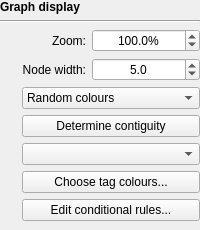
         <widget class="QWidget" name="graphDisplayWidget" native="true">
          <property name="enabled">
           <bool>true</bool>
          </property>
          <layout class="QVBoxLayout" name="verticalLayout">
           <property name="leftMargin">
            <number>0</number>
           </property>
           <property name="topMargin">
            <number>0</number>
           </property>
           <property name="rightMargin">
            <number>0</number>
           </property>
           <property name="bottomMargin">
            <number>0</number>
           </property>
           <item>
            <widget class="QLabel" name="label_10">
             <property name="font">
              <font>
               <bold>true</bold>
              </font>
             </property>
             <property name="text">
              <string>Graph display</string>
             </property>
            </widget>
           </item>
           <item>
            <widget class="Line" name="line_5">
             <property name="orientation">
              <enum>Qt::Horizontal</enum>
             </property>
            </widget>
           </item>
           <item>
            <widget class="QWidget" name="widget_2" native="true">
             <layout class="QGridLayout" name="gridLayout_8">
              <property name="leftMargin">
               <number>0</number>
              </property>
              <property name="topMargin">
               <number>0</number>
              </property>
              <property name="rightMargin">
               <number>0</number>
              </property>
              <item row="2" column="1" colspan="2">
               <widget class="QComboBox" name="coloursComboBox">
                <property name="focusPolicy">
                 <enum>Qt::StrongFocus</enum>
                </property>
                <item>
                 <property name="text">
                  <string>Random colours</string>
                 </property>
                </item>
                <item>
                 <property name="text">
                  <string>Uniform colour</string>
                 </property>
                </item>
                <item>
                 <property name="text">
                  <string>Colour by depth</string>
                 </property>
                </item>
                <item>
                 <property name="text">
                  <string>Colour by contiguity</string>
                 </property>
                </item>
                <item>
                 <property name="text">
                  <string>Custom colours</string>
                 </property>
                </item>
                <item>
                 <property name="text">
                  <string>GC content</string>
                 </property>
                </item>
                <item>
                 <property name="text">
                  <string>Colour by GFA tag</string>
                 </property>
                </item>
                <item>
                 <property name="text">
                  <string>Colour by CSV column</string>
                 </property>
                </item>
                <item>
                 <property name="text">
                  <string>Conditional colours</string>
                 </property>
                </item>
               </widget>
              </item>
              <item row="0" column="2">
               <widget class="QDoubleSpinBox" name="zoomSpinBox">
                <property name="sizePolicy">
                 <sizepolicy hsizetype="Expanding" vsizetype="Fixed">
                  <horstretch>0</horstretch>
                  <verstretch>0</verstretch>
                 </sizepolicy>
                </property>
                <property name="focusPolicy">
                 <enum>Qt::StrongFocus</enum>
                </property>
                <property name="alignment">
                 <set>Qt::AlignCenter</set>
                </property>
                <property name="suffix">
                 <string>%</string>
                </property>
                <property name="decimals">
                 <number>1</number>
                </property>
                <property name="minimum">
                 <double>5.000000000000000</double>
                </property>
                <property name="maximum">
                 <double>500.000000000000000</double>
                </property>
                <property name="singleStep">
                 <double>5.000000000000000</double>
                </property>
                <property name="value">
                 <double>100.000000000000000</double>
                </property>
               </widget>
              </item>
              <item row="3" column="1" colspan="2">
               <widget class="QPushButton" name="contiguityButton">
                <property name="focusPolicy">
                 <enum>Qt::StrongFocus</enum>
                </property>
                <property name="text">
                 <string>Determine contiguity</string>
                </property>
               </widget>
              </item>
              <item row="1" column="0">
               <widget class="InfoTextWidget" name="nodeWidthInfoText" native="true">
                <property name="sizePolicy">
                 <sizepolicy hsizetype="Fixed" vsizetype="Fixed">
                  <horstretch>0</horstretch>
                  <verstretch>0</verstretch>
                 </sizepolicy>
                </property>
                <property name="minimumSize">
                 <size>
                  <width>16</width>
                  <height>16</height>
                 </size>
                </property>
                <property name="toolTip">
                 <string>&lt;html&gt;&lt;head/&gt;&lt;body&gt;&lt;p&gt;This is the average width for each node. The exact width for each node is also influenced by the node's depth. The effect of depth on width can be adjusted in Bandage %SETTINGS%.  &lt;/p&gt;&lt;/body&gt;&lt;/html&gt;</string>
                </property>
               </widget>
              </item>
              <item row="3" column="0">
               <widget class="InfoTextWidget" name="contiguityInfoText" native="true">
                <property name="sizePolicy">
                 <sizepolicy hsizetype="Fixed" vsizetype="Fixed">
                  <horstretch>0</horstretch>
                  <verstretch>0</verstretch>
                 </sizepolicy>
                </property>
                <property name="minimumSize">
                 <size>
                  <width>16</width>
                  <height>16</height>
                 </size>
                </property>
                <property name="toolTip">
                 <string>Select one or more nodes and then click this button. Bandage will
then colour which other nodes in the graph are likely to be contiguous
                                        with your selected node(s).</string>
                </property>
               </widget>
              </item>
              <item row="0" column="0">
               <widget class="InfoTextWidget" name="zoomInfoText" native="true">
                <property name="sizePolicy">
                 <sizepolicy hsizetype="Fixed" vsizetype="Fixed">
                  <horstretch>0</horstretch>
                  <verstretch>0</verstretch>
                 </sizepolicy>
                </property>
                <property name="minimumSize">
                 <size>
                  <width>16</width>
                  <height>16</height>
                 </size>
                </property>
                <property name="toolTip">
                 <string>&lt;html&gt;&lt;head/&gt;&lt;body&gt;&lt;p&gt;This value controls how large the graph appears in Bandage. The zoom level can also be changed by:&lt;/p&gt;&lt;ul style=&quot;margin-top: 0px; margin-bottom: 0px; margin-left: 0px; margin-right: 0px; -qt-list-indent: 1;&quot;&gt;&lt;li style=&quot; margin-top:12px; margin-bottom:0px; margin-left:0px; margin-right:0px; -qt-block-indent:0; text-indent:0px;&quot;&gt;Holding the %CONTROL% key and using the mouse wheel over the graph. &lt;/li&gt;&lt;li style=&quot; margin-top:0px; margin-bottom:12px; margin-left:0px; margin-right:0px; -qt-block-indent:0; text-indent:0px;&quot;&gt;Clicking on the graph display and then using the '+' and '-' keys.  &lt;/li&gt;&lt;/ul&gt;&lt;/body&gt;&lt;/html&gt;</string>
                </property>
               </widget>
              </item>
              <item row="2" column="0">
               <widget class="InfoTextWidget" name="nodeColourInfoText" native="true">
                <property name="sizePolicy">
                 <sizepolicy hsizetype="Fixed" vsizetype="Fixed">
                  <horstretch>0</horstretch>
                  <verstretch>0</verstretch>
                 </sizepolicy>
                </property>
                <property name="minimumSize">
                 <size>
                  <width>16</width>
                  <height>16</height>
                 </size>
                </property>
                <property name="toolTip">
                 <string>&lt;html&gt;&lt;head/&gt;&lt;body&gt;&lt;p&gt;This controls the colour of the nodes in the graph:&lt;/p&gt;&lt;ul style=&quot;margin-top: 0px; margin-bottom: 0px; margin-left: 0px; margin-right: 0px; -qt-list-indent: 1;&quot;&gt;&lt;li style=&quot; margin-top:12px; margin-bottom:0px; margin-left:0px; margin-right:0px; -qt-block-indent:0; text-indent:0px;&quot;&gt;'Random colours': Nodes will be coloured randomly. Each time this is selected, new random colours will be chosen. Negative nodes (visible in 'Double' mode) will be a darker shade of their complement positive nodes. &lt;/li&gt;&lt;li style=&quot; margin-top:0px; margin-bottom:0px; margin-left:0px; margin-right:0px; -qt-block-indent:0; text-indent:0px;&quot;&gt;'Uniform colour': For graphs drawn with the 'Entire graph' scope, all nodes will be the same colour. For graphs drawn with the 'Around nodes' scope, your specified nodes will be drawn in a separate colour. For graphs drawn with the 'Around query hits' scope, nodes with query hits will be drawn in a separate colour. &lt;/li&gt;&lt;li style=&quot; margin-top:0px; margin-bottom:0px; margin-left:0px; margin-right:0px; -qt-block-indent:0; text-indent:0px;&quot;&gt;'Colour by depth': Node colours will be defined by their depth. The details of this relationship are configurable in Bandage %SETTINGS%. &lt;/li&gt;&lt;li style=&quot; margin-top:0px; margin-bottom:0px; margin-left:0px; margin-right:0px; -qt-block-indent:0; text-indent:0px;&quot;&gt;Query hits from a graph search are drawn as annotations on nodes (solid or rainbow styles can be enabled in the annotations settings), not as separate node colour schemes. &lt;/li&gt;&lt;li style=&quot; margin-top:0px; margin-bottom:0px; margin-left:0px; margin-right:0px; -qt-block-indent:0; text-indent:0px;&quot;&gt;'Colour by contiguity': This option will display a 'Determine contiguity button. When pressed, the nodes will be coloured based on their contiguity with the selected node(s). &lt;/li&gt;&lt;li style=&quot; margin-top:0px; margin-bottom:12px; margin-left:0px; margin-right:0px; -qt-block-indent:0; text-indent:0px;&quot;&gt;'Custom colours': Nodes will be coloured using colours of your choice. Select one or more nodes and then click the 'Set colour' button to define their colour.&lt;/li&gt;&lt;/ul&gt;&lt;p&gt;See the 'Colours' section of the Bandage %SETTINGS% to control various colouring options.&lt;/p&gt;&lt;/body&gt;&lt;/html&gt;</string>
                </property>
               </widget>
              </item>
              <item row="1" column="1">
               <widget class="QLabel" name="label_15">
                <property name="text">
                 <string>Node width:</string>
                </property>
                <property name="alignment">
                 <set>Qt::AlignRight|Qt::AlignTrailing|Qt::AlignVCenter</set>
                </property>
               </widget>
              </item>
              <item row="1" column="2">
               <widget class="QDoubleSpinBox" name="nodeWidthSpinBox">
                <property name="sizePolicy">
                 <sizepolicy hsizetype="Expanding" vsizetype="Fixed">
                  <horstretch>0</horstretch>
                  <verstretch>0</verstretch>
                 </sizepolicy>
                </property>
                <property name="focusPolicy">
                 <enum>Qt::StrongFocus</enum>
                </property>
                <property name="alignment">
                 <set>Qt::AlignCenter</set>
                </property>
                <property name="suffix">
                 <string/>
                </property>
                <property name="decimals">
                 <number>1</number>
                </property>
                <property name="minimum">
                 <double>0.500000000000000</double>
                </property>
                <property name="maximum">
                 <double>1000.000000000000000</double>
                </property>
                <property name="singleStep">
                 <double>0.500000000000000</double>
                </property>
                <property name="value">
                 <double>5.000000000000000</double>
                </property>
               </widget>
              </item>
              <item row="0" column="1">
               <widget class="QLabel" name="label_13">
                <property name="text">
                 <string>Zoom:</string>
                </property>
                <property name="alignment">
                 <set>Qt::AlignRight|Qt::AlignTrailing|Qt::AlignVCenter</set>
                </property>
               </widget>
              </item>
              <item row="4" column="1" colspan="2">
               <widget class="QComboBox" name="tagsComboBox">
                <property name="focusPolicy">
                 <enum>Qt::StrongFocus</enum>
                </property>
               </widget>
              </item>
              <item row="5" column="1" colspan="2">
               <widget class="QPushButton" name="tagColoursButton">
                <property name="visible">
                 <bool>false</bool>
                </property>
                <property name="text">
                 <string>Choose tag colours...</string>
                </property>
               </widget>
              </item>
              <item row="6" column="1" colspan="2">
               <widget class="QPushButton" name="conditionalColoursButton">
                <property name="visible">
                 <bool>false</bool>
                </property>
                <property name="text">
                 <string>Edit conditional rules...</string>
                </property>
               </widget>
              </item>
             </layout>
            </widget>
           </item>
          </layout>
         </widget>
